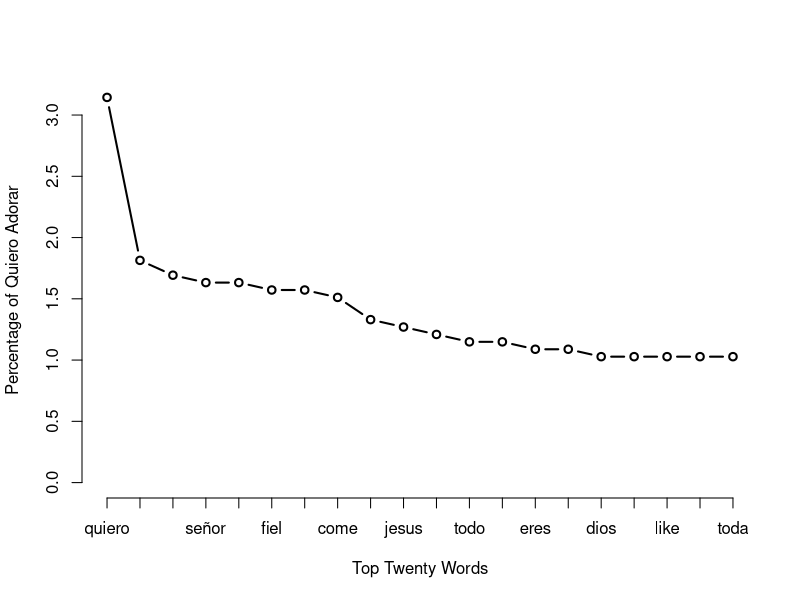
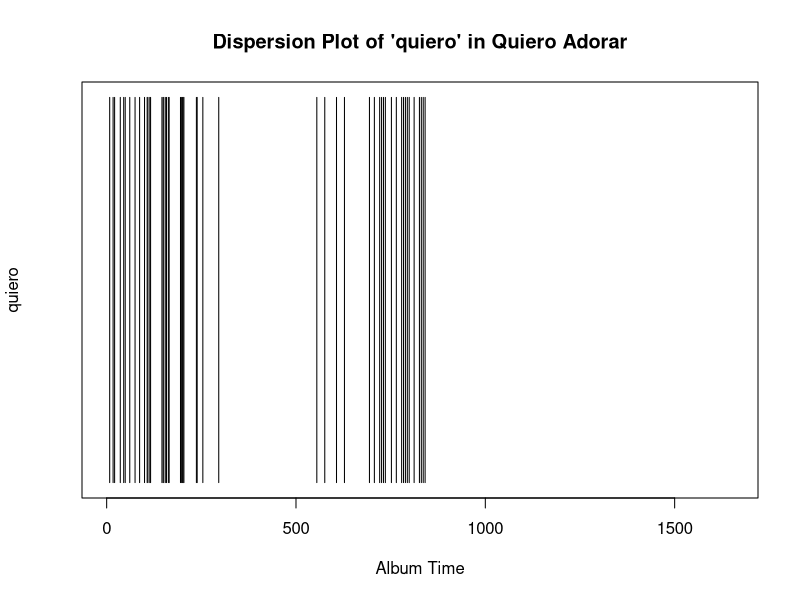

These figures' R source, in order:

################################################################
#Importing Songs

setwd("~/Documents/Text Analysis of Quiero Adorar")
text.v <- scan("Songs.txt", what = "character", sep = "\n")
head(text.v)


################################################################
#Pre-Processing Data

#Removing the line breaks
songs.v <- paste(text.v, collapse = " ")
head(songs.v)

#Making words lower case
songs.lower.v <- tolower(songs.v)
songs.lower.v

#Producing a list of words
song.words.l <- strsplit(songs.lower.v, "\\W")
song.words.l

#Unlisting a word
song.word.v <- unlist(song.words.l)
song.word.v

#Keeping only the non-blanks
not.blanks.v <- which(song.word.v != "")
song.word.v <- song.word.v[not.blanks.v]

#Removing sight words
not.sight.words <- which(song.word.v != "oh" & 
                           song.word.v != "a" & 
                           song.word.v != "tu" &
                           song.word.v != "you" &
                           song.word.v != "to" &
                           song.word.v != "de" &
                           song.word.v != "u" &
                           song.word.v != "que" &
                           song.word.v != "is" &
                           song.word.v != "my" &
                           song.word.v != "your" &
                           song.word.v != "ti" &
                           song.word.v != "we" &
                           song.word.v != "la" &
                           song.word.v != "coro" &
                           song.word.v != "en" &
                           song.word.v != "me" &
                           song.word.v != "mi" &
                           song.word.v != "y" &
                           song.word.v != "on" &
                           song.word.v != "the" &
                           song.word.v != "lo" &
                           song.word.v != "and" &
                           song.word.v != "tú" &
                           song.word.v != "with" &
                           song.word.v != "o" &
                           song.word.v != "verso" &
                           song.word.v != "has" &
                           song.word.v != "s" &
                           song.word.v != "tú" &
                           song.word.v != "with" &
                           song.word.v != "sofi" &
                           song.word.v != "por" &
                           song.word.v != "for" &
                           song.word.v != "of" &
                           song.word.v != "it" &
                           song.word.v != "al" &
                           song.word.v != "un" &
                           song.word.v != "se" &
                           song.word.v != "por" &
                           song.word.v != "for" &
                           song.word.v != "chorus")

song.word.v <- song.word.v[not.sight.words]
head(song.word.v)


################################################################
#Starting Analysis

#Counting the word heart and the calculating a frequency of the word
length(song.word.v[which(song.word.v=="heart")])/length((song.word.v))

#Counting the number of unique words used in the album
length(unique(song.word.v))

#Unique words as a percentage of all words
length(unique(song.word.v))/length(song.word.v)

#Favorite words in songs
song.freq.t <- table(song.word.v)
sorted.song.freq.t <- sort(song.freq.t, decreasing = TRUE)
sorted.song.freq.t

################################################################
#Comparing Word Frequency in the Data

#How gender bias are the songs
sorted.song.freq.t["him"]/sorted.song.freq.t["her"]

#Calculating the relative frequency
sorted.song.rel.freqs.t <- 100*(sorted.song.freq.t/sum(sorted.song.freq.t))

#Top 10 Words
plot(sorted.song.rel.freqs.t[1:20], type = "b", 
     xlab = "Top Twenty Words", ylab = "Percentage of Quiero Adorar", xaxt = "n")
axis(1, 1: 20, labels = names(sorted.song.rel.freqs.t[1:20]))

################################################################
#Token Distribution Analysis

#Creating a sequence the length of the text
n.time.v <- seq(1:length(song.word.v))

#Create a vector for the occurance of 'quiero', standardized for the length of the texrt
quiero.v <- which(song.word.v == 'quiero')
w.count.v <- rep(NA, length(n.time.v))
w.count.v[quiero.v] <- 1

plot(w.count.v, main = "Dispersion Plot of 'quiero' in Quiero Adorar",
     xlab = "Album Time", ylab = "quiero", type = "h", ylim = c(0,1), yaxt = 'n')


#Finding start of new songs
rm(list = ls())
song.v <- scan("Songs.txt", what = "character", sep = "\n")
song.position <- grep("^SONG:", song.v)
song.v[song.position]
